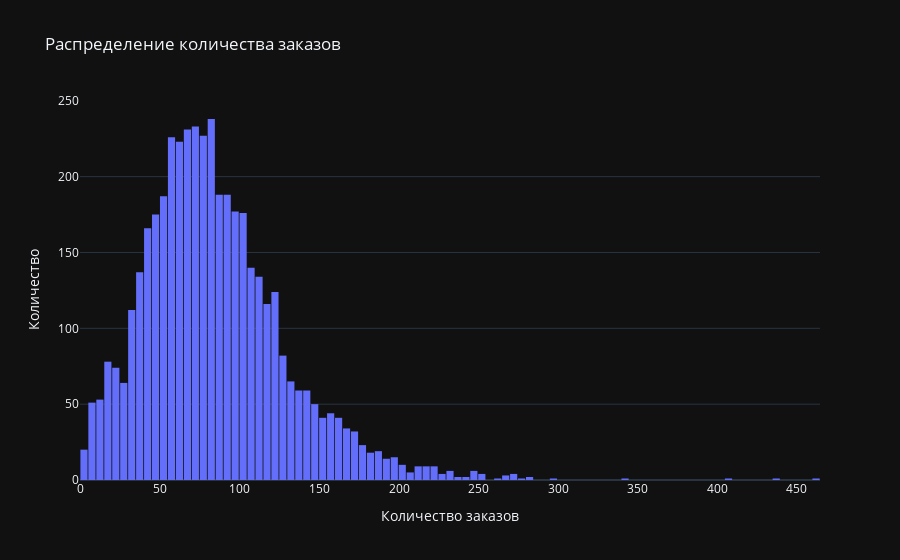

Here is the notebook cell this chart was saved with:
### Markdown cell above
Построим гистограмму количества заказов

### Code cell
fig = px.histogram(
    data_by_hour,
    title='Распределение количества заказов'
)

fig.update_xaxes(
    title='Количество заказов '
)

fig.update_yaxes(
    title='Количество'
)

fig.update_layout(
    showlegend=False,
    bargap=0.1,
)

fig.show()

### Figure 1 — Plotly figure (JSON) as saved in the notebook; plotly's stock layout.template omitted (floating-point values rounded to 4 significant figures; data arrays with more than 128 entries replaced by an {"elided": "..."} marker saying what was removed)
{"data": [{"alignmentgroup": "True", "bingroup": "x", "hovertemplate": "variable=num_orders<br>value=%{x}<br>count=%{y}<extra></extra>", "legendgroup": "num_orders", "marker": {"color": "#636efa", "pattern": {"shape": ""}}, "name": "num_orders", "offsetgroup": "num_orders", "orientation": "v", "showlegend": true, "x": {"elided": "4416 int values"}, "xaxis": "x", "yaxis": "y", "type": "histogram"}], "layout": {"xaxis": {"anchor": "y", "domain": [0.0, 1.0], "title": {"text": "Количество заказов "}}, "yaxis": {"anchor": "x", "domain": [0.0, 1.0], "title": {"text": "Количество"}}, "legend": {"title": {"text": "variable"}, "tracegroupgap": 0}, "title": {"text": "Распределение количества заказов"}, "barmode": "relative", "showlegend": false, "bargap": 0.1}}
